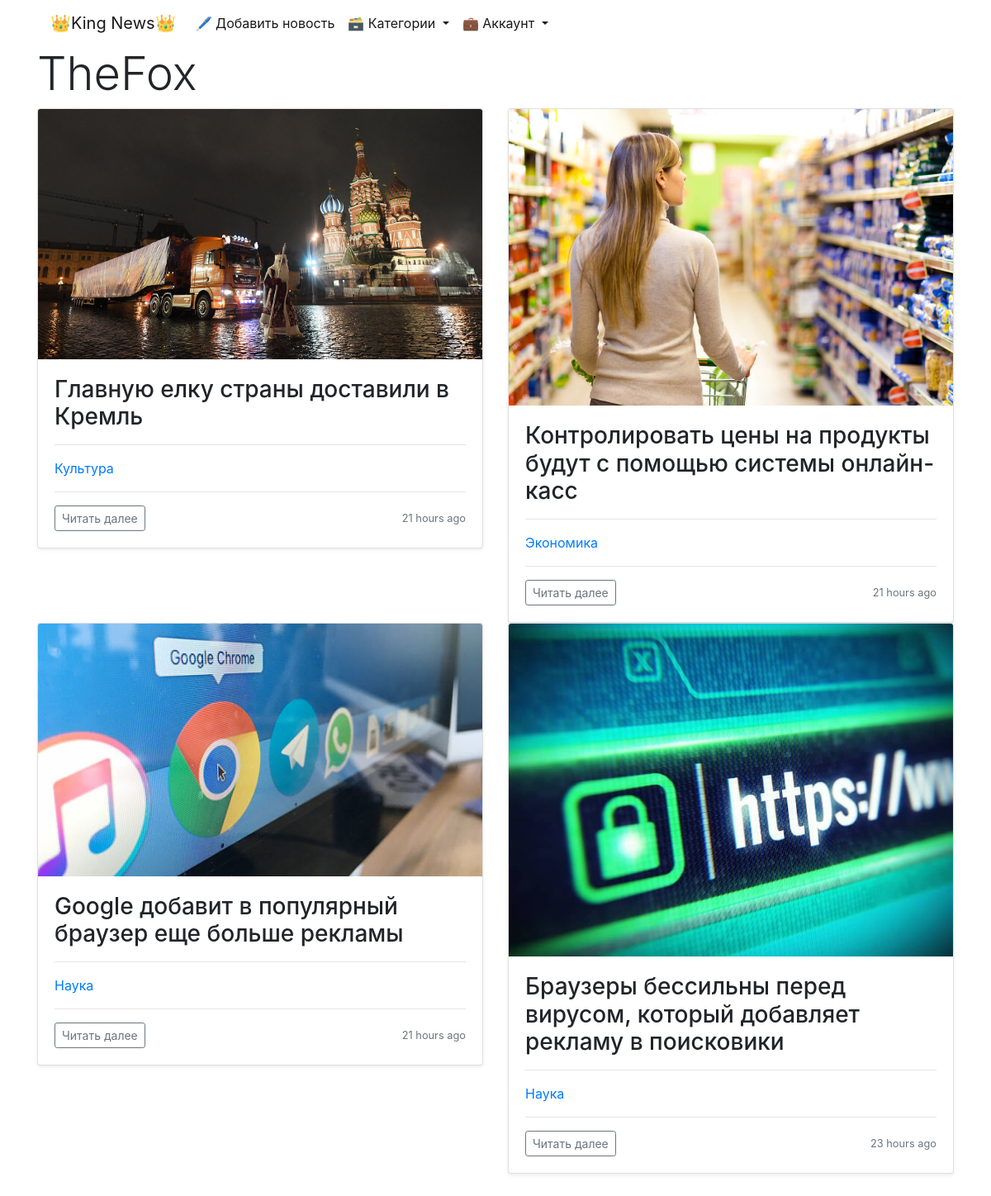
/news/user/8/news, run on the app's committed database.
### news/models.py (models this page shows, shortened)
class News(models.Model):
    author = models.ForeignKey(User, on_delete=models.PROTECT, verbose_name='автор', default=None)
    title = models.CharField(max_length=150, verbose_name='заголовок')
    content = models.TextField(verbose_name='текст')
    created_at = models.DateTimeField(auto_now_add=True, verbose_name='дата создания')
    updated_at = models.DateTimeField(auto_now=True, verbose_name='дата обновления')
    photo = models.ImageField(upload_to='photos/%Y/%m/%d/', verbose_name='постер', default='photos/default.svg')
    is_published = models.BooleanField(default=True, verbose_name='статус публикации')
    category = models.ForeignKey('Category', on_delete=models.PROTECT, verbose_name='категория', db_index=True, default=None)
    audio = models.FileField(upload_to='audio/%Y/%m/%d/', verbose_name='аудио', blank=True)
    def get_absolute_url(self):
        return reverse('news:detail_news', kwargs={'pk': self.pk})
    class Meta:
        verbose_name = 'новость'
        verbose_name_plural = 'новости'
        ordering = ['created_at', 'title']

class Category(models.Model):
    title = models.CharField(max_length=150, verbose_name='заголовок', unique=True)
    def __str__(self):
        return f"{self.title}"
    class Meta:
        verbose_name = 'категория'
        verbose_name_plural = 'категории'
        ordering = ['title']
    def get_absolute_url(self):
        return reverse('news:detail_category', kwargs={'category_id': self.pk})

### news/views.py (the view)
# urls.py: path('user/<int:user_id>/news', DetailUserNews.as_view(), name='detail_user_news'),
class DetailUserNews(ListView):
    model = News
    template_name = 'news/detail_user_news.html'
    context_object_name = 'detail_user_news'
    paginate_by = 4
    allow_empty = False
    def get_queryset(self):
        return News.objects.filter(author=self.kwargs['user_id'], is_published=True).select_related('category').order_by('-created_at')
    def get_context_data(self, *, object_list=None, **kwargs):
        context = super(DetailUserNews, self).get_context_data(**kwargs)
        context['author_name'] = User.objects.filter(pk=self.kwargs['user_id'])[0]
        return context

### news/templatetags/news_tags.py (called while the page is built)
@register.simple_tag(name='get_list_category')
def get_categories():
    categories = Category.objects.annotate(cnt=Count('news', filter=F('news__is_published')))
    return categories

### news/templates/news/detail_user_news.html (shortened to what this page needs)
{% extends 'base.html' %}
{% load humanize %}
{% block content %}
    <h1 class="display-4">{{ author_name }}</h1>
    <div class="row row-cols-2">
        {% for user_news in detail_user_news %}
            <div class="col">
                <div class="card shadow-sm">
                    <img class="bd-placeholder-img card-img-top" focusable="false" role="img"
                         width="100%" height="100%" src="{{ user_news.photo.url }}" alt="{{ user_news.photo.name }}">
                    <div class="card-body">
                        <h3 class="card-text">{{ user_news.title }}</h3>
                        <hr>
                        <a style="text-decoration: none;" href="{{ user_news.category.get_absolute_url }}"><p>{{ user_news.category }}</p>
                        </a>
                        <hr>
                        <div class="d-flex justify-content-between align-items-center">
                            <div class="btn-group">
                                {% if author_name.id == request.user.id %}
                                    <a class="btn btn-sm btn-outline-secondary" href="{{ user_news.get_absolute_url }}" role="button">Читать
                                        далее</a>
                                    <a class="btn btn-sm btn-outline-secondary" href="{% url 'news:edit_news' user_news.pk %}"
                                       role="button">Редактировать</a>
                                {% else %}
                                    <a class="btn btn-sm btn-outline-secondary" href="{{ user_news.get_absolute_url }}" role="button">Читать
                                        далее</a>
                                {% endif %}
                            </div>
                            <small class="text-muted">{{ user_news.created_at|naturaltime }}</small>
                        </div>
                    </div>
                </div>
            </div>
        {% endfor %}
    </div>
    <br>
{% endblock %}

### data on the page
News: photo (picture), title "Главную елку страны доставили в Кремль", category "Культура", created_at "21 hours ago"
News: photo (picture), title "Контролировать цены на продукты будут с помощью системы онлайн-касс", category "Экономика", created_at "21 hours ago"
News: photo (picture), title "Google добавит в популярный браузер еще больше рекламы", category "Наука", created_at "21 hours ago"
News: photo (picture), title "Браузеры бессильны перед вирусом, который добавляет рекламу в поисковики", category "Наука", created_at "23 hours ago"

### other printed values
{{ author_name }} "TheFox"
